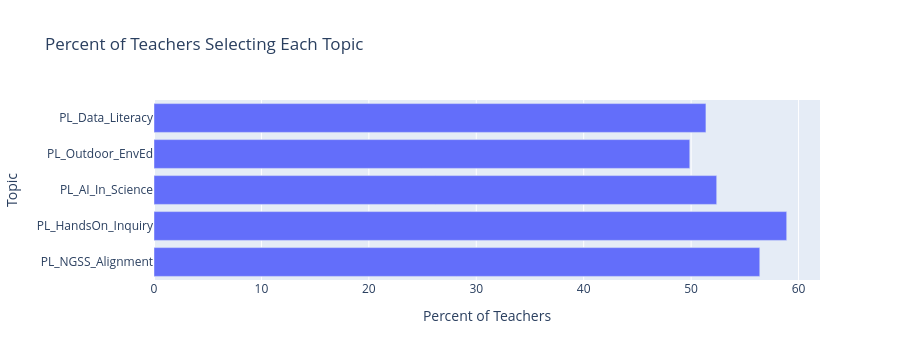

The cell this chart's notebook holds for it:
### Markdown cell above
### Figure 6: Percent selecting each topic

### Code cell
# multi-hot encoding
pl_share = df[pl_cols].mean() * 100
pl_share = pl_share.reset_index(name="Percent of Teachers")
pl_share = pl_share.rename(columns={"index": "Topic"})

fig6 = px.bar(pl_share, x="Percent of Teachers", y="Topic", orientation="h",
              title="Percent of Teachers Selecting Each Topic")
fig6.show()

### Figure 1 — Plotly figure (JSON) as saved in the notebook; plotly's stock layout.template omitted (floating-point values rounded to 4 significant figures)
{"data": [{"hovertemplate": "Percent of Teachers=%{x}<br>Topic=%{y}<extra></extra>", "legendgroup": "", "marker": {"color": "#636efa", "pattern": {"shape": ""}}, "name": "", "orientation": "h", "showlegend": false, "textposition": "auto", "type": "bar", "x": [56.39, 58.9, 52.38, 49.87, 51.38], "xaxis": "x", "y": ["PL_NGSS_Alignment", "PL_HandsOn_Inquiry", "PL_AI_In_Science", "PL_Outdoor_EnvEd", "PL_Data_Literacy"], "yaxis": "y"}], "layout": {"barmode": "relative", "height": 360, "legend": {"tracegroupgap": 0}, "title": {"text": "Percent of Teachers Selecting Each Topic"}, "xaxis": {"anchor": "y", "autorange": true, "domain": [0, 1], "range": [0, 62.0], "title": {"text": "Percent of Teachers"}, "type": "linear"}, "yaxis": {"anchor": "x", "autorange": true, "domain": [0, 1], "range": [-0.5, 4.5], "title": {"text": "Topic"}, "type": "category"}}}
